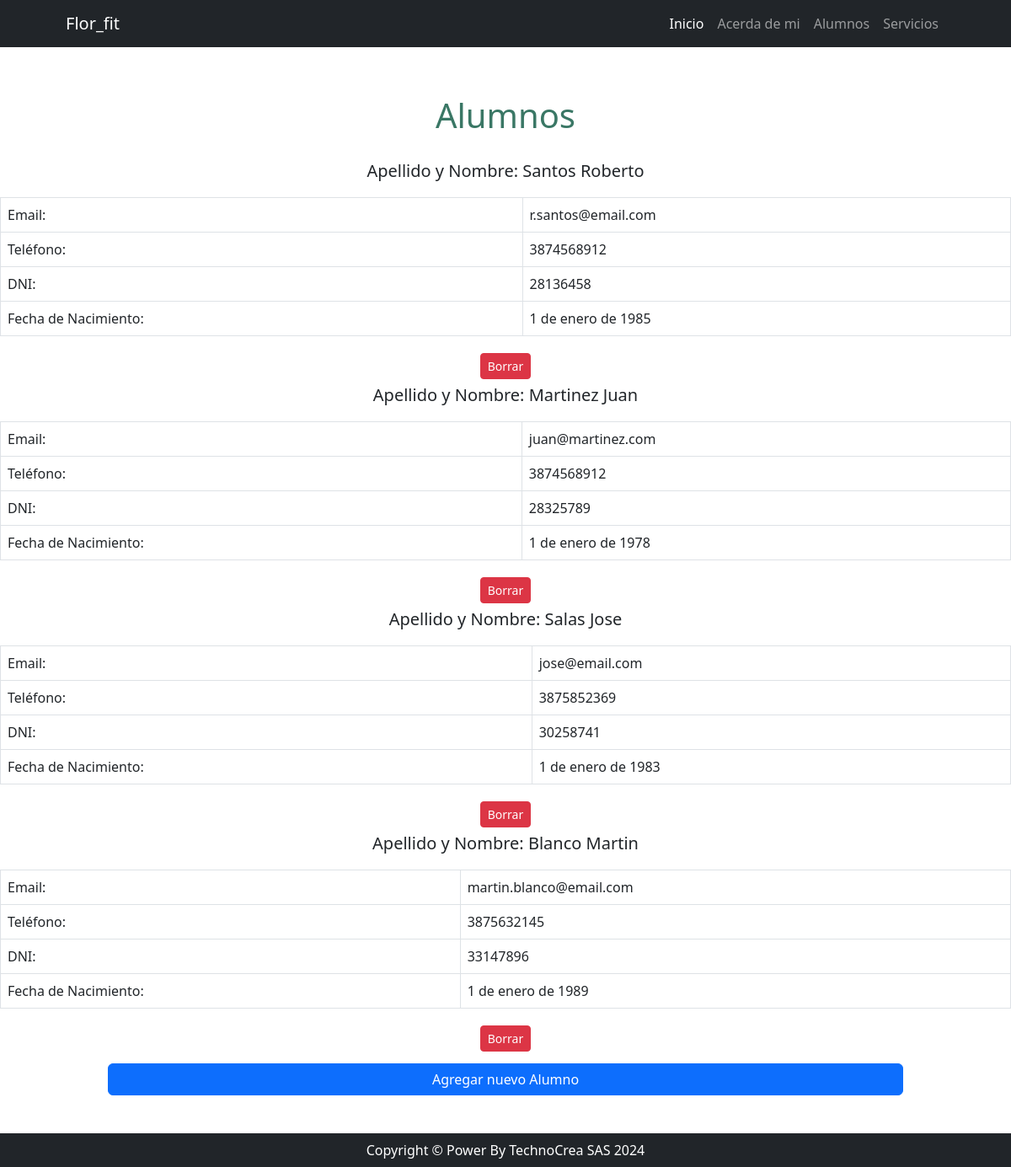
Screenshot of /usuario/alumnos/list with the database file from the repository.
### usuario/models.py (models this page shows, shortened)
class Alumno(models.Model):
    dni = models.IntegerField()
    apellido = models.CharField(max_length=100)
    nombre = models.CharField(max_length=100)
    email = models.EmailField(unique=True)
    telefono = models.CharField(max_length=20, blank=True)
    fecha_nacimiento = models.DateField(null=True, blank=True)
    class Meta:
        verbose_name = 'Alumno'
        verbose_name_plural = 'Alumnos'

### usuario/views.py (the view)
# urls.py: path('alumnos/list', views.alumnos_list, name='alumnos_list'),
def alumnos_list(request):
    busqueda = request.GET.get("busqueda", None)
    if busqueda:
        print(busqueda)
        consulta = Alumno.objects.filter(nombre__icontains=busqueda)
    else:
        consulta = Alumno.objects.all()
    contexto = {"alumnos": consulta}
    return render(request, "usuario/consulta_alumnos.html", contexto)

### usuario/templates/usuario/consulta_alumnos.html (shortened to what this page needs)
{% extends 'core/base.html' %}
{% block content %}
    <header>
        <h1 class="text-center" style="padding-top: 1.5cm; padding-bottom: 0.5cm; color: #3a7765;">Alumnos</h1>
    </header>
    <ul class="list-unstyled">
        <ul class="list-unstyled">
            {% for alumno in alumnos %}
            <li>
                <p class="font-weight-bold text-center" style="font-size: 1.25rem;">Apellido y Nombre: {{ alumno.apellido }} {{ alumno.nombre }}</p>
                <div class="table-responsive">
                    <table class="table table-bordered">
                        <tbody>
                            <tr>
                                <td class="font-weight-bold">Email:</td>
                                <td>{{ alumno.email }}</td>
                            </tr>
                            <tr>
                                <td class="font-weight-bold">Teléfono:</td>
                                <td>{{ alumno.telefono }}</td>
                            </tr>
                            <tr>
                                <td class="font-weight-bold">DNI:</td>
                                <td>{{ alumno.dni }}</td>
                            </tr>
                            <tr>
                                <td class="font-weight-bold">Fecha de Nacimiento:</td>
                                <td>{{ alumno.fecha_nacimiento }}</td>
                            </tr>
                        </tbody>
                    </table>
                </div>
                <div class="text-center">
                    <a href="" class="btn btn-danger btn-sm m-1">Borrar</a>
                </div>
            </li>
            {% endfor %}
        </ul>
        <div style="text-align: center; padding: 10px; margin-bottom: 75px;">
            <a href="{% url 'usuario:alumnos_create' %}" class="btn btn-primary" style="width: 80%; color: white;">Agregar nuevo Alumno</a>
        </div>
{% endblock content %}

### rows the page displays
Alumno: apellido "Santos", nombre "Roberto", email "r.santos@email.com", telefono "3874568912", dni "28136458", fecha_nacimiento "1 de enero de 1985"
Alumno: apellido "Martinez", nombre "Juan", email "juan@martinez.com", telefono "3874568912", dni "28325789", fecha_nacimiento "1 de enero de 1978"
Alumno: apellido "Salas", nombre "Jose", email "jose@email.com", telefono "3875852369", dni "30258741", fecha_nacimiento "1 de enero de 1983"
Alumno: apellido "Blanco", nombre "Martin", email "martin.blanco@email.com", telefono "3875632145", dni "33147896", fecha_nacimiento "1 de enero de 1989"
